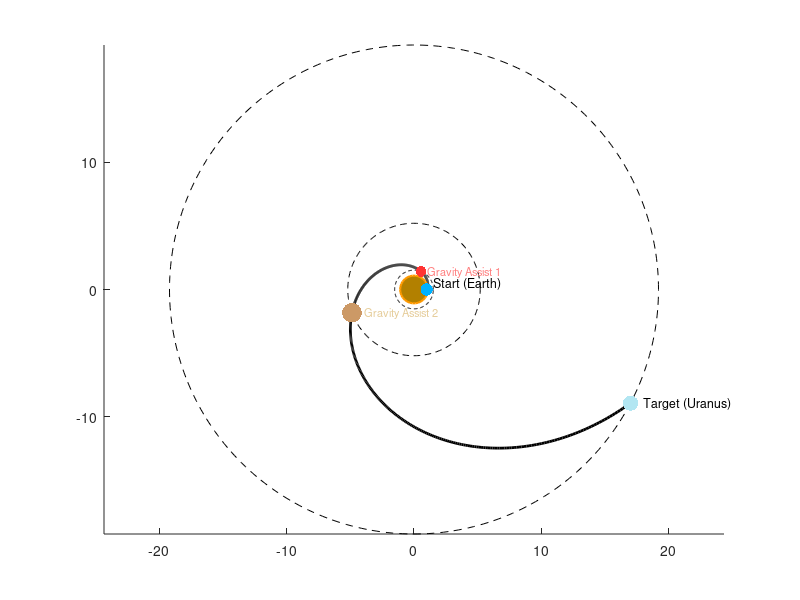

This figure's MATLAB source: (Note: this script raises an error after producing the figure.)
% Pulizia dell'ambiente
clear; clc; close all;

% --- CONFIGURAZIONE DATI ---

% Distanze medie dal Sole in UA (Unità Astronomiche)
r_terra = 1.0;
r_marte = 1.52;
r_giove = 5.2;
r_urano = 19.2;

% Vettori dei raggi e degli angoli (Theta) per i fly-by
% Gli angoli simulano la posizione progressiva durante il viaggio
r_punti = [r_terra, r_marte, r_giove, r_urano];
theta_punti = [0, 1.2, 3.5, 5.8]; % Radianti

% Interpolazione (Spline) per creare una curva morbida della traiettoria
theta_fine = linspace(min(theta_punti), max(theta_punti), 500);
r_fine = spline(theta_punti, r_punti, theta_fine);

% Conversione in coordinate Cartesiane per la traiettoria
x_traj = r_fine .* cos(theta_fine);
y_traj = r_fine .* sin(theta_fine);

% Coordinate esatte dei pianeti (punti di incontro)
x_planets = r_punti .* cos(theta_punti);
y_planets = r_punti .* sin(theta_punti);

% --- CREAZIONE DEL GRAFICO ---

% Creazione figura con sfondo nero
figure('Color', 'w', 'Name', 'Traiettoria Interplanetaria');
hold on;
axis equal; % Mantiene le proporzioni corrette (non deforma i cerchi)

% 1. Disegno le orbite di riferimento (cerchi grigi tenui)
angoli_orbita = linspace(0, 2*pi, 300);
raggi_pianeti = [r_terra, r_marte, r_giove, r_urano];

for r = raggi_pianeti
    x_orb = r * cos(angoli_orbita);
    y_orb = r * sin(angoli_orbita);
    plot(x_orb, y_orb, '--', 'Color', [0 0 0], 'LineWidth', 0.5);
end

% 2. Disegno la Traiettoria della Sonda (Bianca)
plot(x_traj, y_traj, 'k-', 'LineWidth', 2);

% 3. Disegno il Sole (Giallo Scuro)
% Colore RGB: [0.7, 0.5, 0] -> Ocra/Giallo scuro
scatter(0, 0, 400, 'MarkerFaceColor', [0.7, 0.5, 0], ...
    'MarkerEdgeColor', [1, 0.6, 0], 'LineWidth', 1.5);

% 4. Disegno i Pianeti (con colori specifici RGB)

% Terra (Azzurra) - Start
scatter(x_planets(1), y_planets(1), 80, 'filled', ...
    'MarkerFaceColor', [0, 0.7, 1]); % Deep Sky Blue

% Marte (Rosso) - Flyby 1
scatter(x_planets(2), y_planets(2), 60, 'filled', ...
    'MarkerFaceColor', [1, 0.2, 0.2]); % Rosso

% Giove (Marrone Chiaro) - Flyby 2
scatter(x_planets(3), y_planets(3), 200, 'filled', ...
    'MarkerFaceColor', [0.8, 0.6, 0.4]); % Peru/Marrone chiaro

% Urano (Celeste Spento) - Arrivo
scatter(x_planets(4), y_planets(4), 120, 'filled', ...
    'MarkerFaceColor', [0.7, 0.9, 0.95]); % Powder Blue/Celeste pallido

% --- ESTETICA E TESTI ---

% Aggiunta etichette (Text)
text(x_planets(1)+0.5, y_planets(1)+0.5, 'Start (Earth)', 'Color', 'k', 'FontSize', 9);
text(x_planets(2)+0.5, y_planets(2), 'Gravity Assist 1', 'Color', [1, 0.5, 0.5], 'FontSize', 8);
text(x_planets(3)+1, y_planets(3), 'Gravity Assist 2', 'Color', [0.9, 0.8, 0.6], 'FontSize', 8);
text(x_planets(4)+1, y_planets(4), 'Target (Uranus)', 'Color', [0, 0, 0], 'FontSize', 9);

% Impostazioni Assi (Sfondo nero e testo grigio)
ax = gca;
ax.Color = 'w';           % Sfondo assi nero
%grid on;
ax.XColor = [0 0 0]; % Colore numeri assi X
ax.YColor = [0 0 0]; % Colore numeri assi Y
xlabel('X - (UA)', 'Color', [0 0 0]);
ylabel('Y - (UA)', 'Color', [0 0 0]);
title('Trajectory: Earth -> Mars -> Jupiter -> Uranus', 'Color', 'w', 'FontSize', 12);

% Zoom per inquadrare tutto
xlim([-8 22]);
ylim([-15 5]);

hold off;
